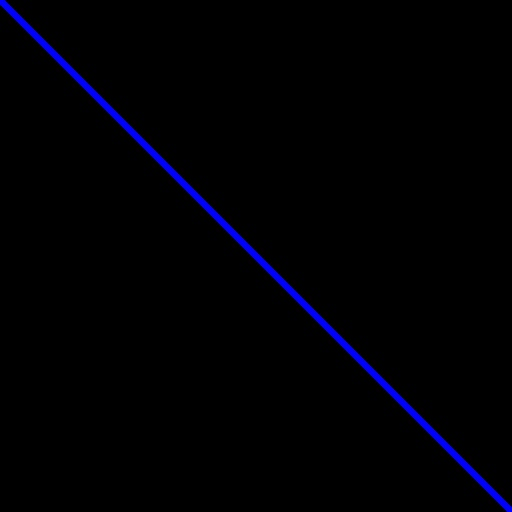
#> input picture pose_estimation/OpenCV_Tutorial/Level_1-Beginner/single-line.jpg, 512 x 512 px
$ python cropping_images.py
#> lines starting #> are read from the running program, lines starting #| are printed output that depends on the picture
"""this script recieves an image and crops it"""


import cv2

img = cv2.imread("single-line.jpg")
#> img is the input picture: shape (512, 512, 3); mean B, G, R 4.5, 0.1, 0.1

#this crops an image by slicing the pixel's array to the desired
#pixel indeces
cropped = img[50:200, 100:300]
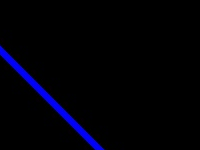
#> cropped: shape (150, 200, 3); mean B, G, R 7.8, 0.2, 0.2

cv2.imshow("Original", img)

#runs a process that maps keyboard to perform cropping and quitting
while True:
    key = cv2.waitKey(0) & 0XFF
#> (key q is pressed here)

    #if c is pressed on the keyboard, then show the image
    #this process is run once, so no extra images pop into the screen if I re-press it by accident
    if key ==  ord('c'):
        cv2.imshow("Cropped", cropped)
        cv2.imshow('Second cropped', cropped)

    #if q is pressed on the keyboard, end the loop
    elif key == ord('q'):
        break

cv2.destroyAllWindows()
